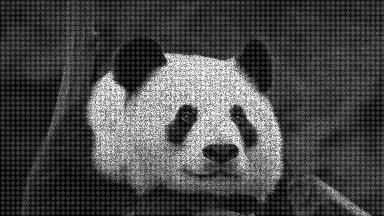
//> input picture OpenCV3_Template/PandaNoise.bmp, 384 x 216 px
$ ./main   (built with g++ and OpenCV 4)
//> lines starting //> are read from the running program, lines starting //| are printed output that depends on the picture
//Portions of code courtesy of George Lecakes were used in the development of this program
//Available from https://www.youtube.com/playlist?list=PLAp0ZhYvW6XbEveYeefGSuLhaPlFML9gP
#include "opencv2\opencv.hpp"
#include <stdint.h>
#include <cmath>
#include <iostream>

using namespace cv;

//Demo of creation, read, display & save image
// [56 lines left out: functions demoBasic, demoWindows, demoPixel, not called in this run]

//Complete prep work for and then make DFT
void makeDFT(Mat& source, Mat& destination)
{
	//Requires two channels, real and imaginary
	//so create array of Mats which can be merged later
	Mat originalComplex[2] = { source, Mat::zeros(source.size(), CV_32F) };

	//matrix ready for dft
	Mat dftReady;

	//Merge channels
	merge(originalComplex, 2, dftReady);

	//Make DFT
	Mat dftOfOriginal;
	dft(dftReady, dftOfOriginal, DFT_COMPLEX_OUTPUT);

	destination = dftOfOriginal;
}

void recentreDFT(Mat& source)
{
	//Original -> Recentered
	//1    2        4    3
	//3    4        2    1
	int centreX = source.cols / 2;
	int centreY = source.rows / 2;

	Mat q1(source, Rect(0, 0, centreX, centreY));
	Mat q2(source, Rect(centreX, 0, centreX, centreY));
	Mat q3(source, Rect(0, centreY, centreX, centreY));
	Mat q4(source, Rect(centreX, centreY, centreX, centreY));

	Mat tempSwap;

	q1.copyTo(tempSwap);
	q4.copyTo(q1);
	tempSwap.copyTo(q4);

	q2.copyTo(tempSwap);
	q3.copyTo(q2);
	tempSwap.copyTo(q3);
}

void showDFT(Mat& source, String savename)
{
	//split dft into two channels
	Mat splitArray[2] = { Mat::zeros(source.size(), CV_32F), Mat::zeros(source.size(), CV_32F) };
	split(source, splitArray);

	Mat dftMagnitude;

	magnitude(splitArray[0], splitArray[1], dftMagnitude);

	dftMagnitude += Scalar::all(1);

	log(dftMagnitude, dftMagnitude);

	normalize(dftMagnitude, dftMagnitude, 0, 1, CV_MINMAX);

	recentreDFT(dftMagnitude);

	imshow("DFT", dftMagnitude);
	dftMagnitude.convertTo(dftMagnitude, CV_8UC3, 255.0);
	imwrite(savename + ".jpg", dftMagnitude);

	waitKey();
}

// [8 lines left out: function invertDFT, not called in this run]

void standardFilters(Mat& source, String filePrefix)
{
	Mat gaussianBlurImg;
	Mat medianBlurImg;
	Mat bilateralFilterImg;

	GaussianBlur(source, gaussianBlurImg, Size(5, 5), 100, 100);
	imshow("gaussianBlur", gaussianBlurImg);
	imwrite(filePrefix + "GaussianBlur.jpg", gaussianBlurImg);
	medianBlur(source, medianBlurImg, 5);
	imshow("medianBlur", medianBlurImg);
	imwrite(filePrefix + "MedianBlur.jpg", medianBlurImg);
	bilateralFilter(source, bilateralFilterImg, 7, 150, 150, BORDER_DEFAULT);
	imshow("bilateralFilter", bilateralFilterImg);
	imwrite(filePrefix + "BilateralFilter.jpg", bilateralFilterImg);

	Mat float1;
	gaussianBlurImg.convertTo(float1, CV_32FC1, 1.0 / 255.0);
	Mat dft1;
	makeDFT(float1, dft1);
	showDFT(dft1, filePrefix + "GaussianDFT");

	Mat float2;
	medianBlurImg.convertTo(float2, CV_32FC1, 1.0 / 255.0);
	Mat dft2;
	makeDFT(float2, dft2);
	showDFT(dft2, filePrefix + "MedianDFT");

	Mat float3;
	bilateralFilterImg.convertTo(float3, CV_32FC1, 1.0 / 255.0);
	Mat dft3;
	makeDFT(float3, dft3);
	showDFT(dft3, filePrefix + "BilateralDFT");
}

int getAverage(Mat source, int r, int c)
{
	//std::cout << r << ", " << c << "\n";
	int total;

	if (r == 0 && c == 0) {
		total = source.at<uint8_t>(r + 1, c) +
			source.at<uint8_t>(r + 1, c + 1) +
			source.at<uint8_t>(r, c + 1);
		if (total > 0) { return (int)(total / 3); }
		return 0;
	}
	else if (r == source.rows - 1 && c == source.cols - 1) {
		total = source.at<uint8_t>(r - 1, c) +
				source.at<uint8_t>(r - 1, c - 1) +
				source.at<uint8_t>(r, c - 1);
		if (total > 0) { return (int)(total / 3); }
		return 0;
	}
	else if (r == 0) {
		total = source.at<uint8_t>(r + 1, c + 1) +
				source.at<uint8_t>(r + 1, c) +
				source.at<uint8_t>(r + 1, c - 1) +
				source.at<uint8_t>(r, c + 1) +
				source.at<uint8_t>(r, c - 1);
		if (total > 0) { return (int)(total / 5); }
		return 0;
	}
	else if (c == 0) {
		total = source.at<uint8_t>(r + 1, c + 1) +
				source.at<uint8_t>(r + 1, c) +
				source.at<uint8_t>(r - 1, c + 1) +
				source.at<uint8_t>(r - 1, c) +
				source.at<uint8_t>(r, c + 1);
		if (total > 0) { return (int)(total / 5); }
		return 0;
	}
	else if (r == source.rows - 1) {
		total = source.at<uint8_t>(r - 1, c + 1) +
				source.at<uint8_t>(r - 1, c) +
				source.at<uint8_t>(r - 1, c - 1) +
				source.at<uint8_t>(r, c + 1) +
				source.at<uint8_t>(r, c - 1);
		if (total > 0) { return (int)(total / 5); }
		return 0;
	}
	else if (c == source.cols - 1) {
		total = source.at<uint8_t>(r + 1, c - 1) +
				source.at<uint8_t>(r + 1, c) +
				source.at<uint8_t>(r - 1, c - 1) +
				source.at<uint8_t>(r - 1, c) +
				source.at<uint8_t>(r, c - 1);
		if (total > 0) { return (int)(total / 5); }
		return 0;
	}
	else {
		total =
		source.at<uint8_t>(r + 1, c + 1) +
		source.at<uint8_t>(r + 1, c) +
		source.at<uint8_t>(r + 1, c - 1) +
		source.at<uint8_t>(r - 1, c + 1) +
		source.at<uint8_t>(r - 1, c) +
		source.at<uint8_t>(r - 1, c - 1) +
		source.at<uint8_t>(r, c + 1) +
		source.at<uint8_t>(r, c - 1);
		if (total > 0) { return (int)(total / 8); }
		return 0;
	}

}

void pengRandomNoiseRemoval(Mat& source, Mat& dest, int min, int max)
{
	for (int r = 0; r < source.rows; r++)
	{

		for (int c = 0; c < source.cols; c++)
		{
			//std::cout << r << ", " << c << "\n";
			if (source.at<uint8_t>(r, c) < min)
				dest.at<uint8_t>(r, c) = (int)getAverage(source, r, c);
			if (source.at<uint8_t>(r, c) > max)
				dest.at<uint8_t>(r, c) = (int)getAverage(source, r, c);
		}
	}
}

int main(int argv, char** argc)
{
	Mat pandaNoise = imread("PandaNoise.bmp", CV_LOAD_IMAGE_UNCHANGED);
//> pandaNoise is the input picture: 216 rows x 384 cols, CV_8UC1; min 0, max 244, mean 71.5
	Mat pandaOriginal = imread("PandaOriginal.bmp", CV_LOAD_IMAGE_UNCHANGED);
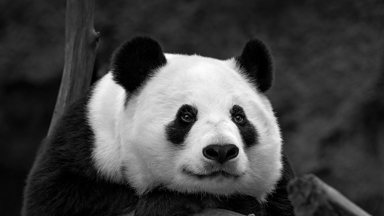
//> input picture OpenCV3_Template/PandaOriginal.bmp, 384 x 216 px
//> pandaOriginal is the input picture: 216 rows x 384 cols, CV_8UC1; min 0, max 254, mean 66.2

	Mat penguinNoise = imread("PenguinNoise.bmp", CV_LOAD_IMAGE_UNCHANGED);
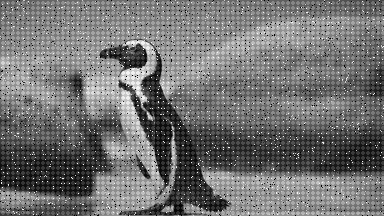
//> input picture OpenCV3_Template/PenguinNoise.bmp, 384 x 216 px
//> penguinNoise is the input picture: 216 rows x 384 cols, CV_8UC1; min 0, max 244, mean 114.1
	Mat penguinOriginal = imread("PenguinOriginal.bmp", CV_LOAD_IMAGE_UNCHANGED);
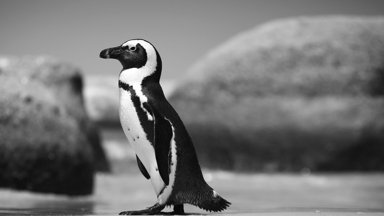
//> input picture OpenCV3_Template/PenguinOriginal.bmp, 384 x 216 px
//> penguinOriginal is the input picture: 216 rows x 384 cols, CV_8UC1; min 4, max 255, mean 118.3

	Mat penguinOutput = imread("PenguinNoise.bmp", CV_LOAD_IMAGE_UNCHANGED);;

	standardFilters(pandaNoise, "panda");
//> in makeDFT, `Mat originalComplex[2] = { source, Mat::zeros(source.size(), CV_32F) };`: originalComplex[1]: 216 rows x 384 cols, CV_32FC1; every value is 0
//> in showDFT, `split(source, splitArray);`:
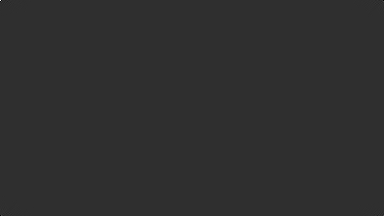
//> splitArray[0]: 216 rows x 384 cols, CV_32FC1; min -5323.2, max 23287, mean 0.2; drawn with min black and max white
//> in recentreDFT (call 2), `tempSwap.copyTo(q3);`:
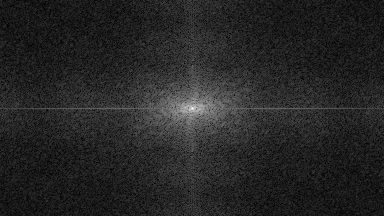
//> source: 216 rows x 384 cols, CV_32FC1; min 0, max 1, mean 0.15
//> in recentreDFT (call 3), `Mat q3(source, Rect(0, centreY, centreX, centreY));`:
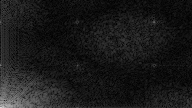
//> q3: 108 rows x 192 cols, CV_32FC1; min 0.000453, max 0.852, mean 0.103
//> in recentreDFT (call 3), `Mat q4(source, Rect(centreX, centreY, centreX, centreY));`:
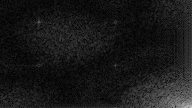
//> q4: 108 rows x 192 cols, CV_32FC1; min 0, max 0.802, mean 0.0992

	pengRandomNoiseRemoval(penguinNoise, penguinOutput, 50, 185);

	imshow("PenguinNoiseFilter", penguinOutput);
	imwrite("penguinNoiseFilter.jpg", penguinOutput);

	standardFilters(penguinOutput, "penguin");

	waitKey();
}
